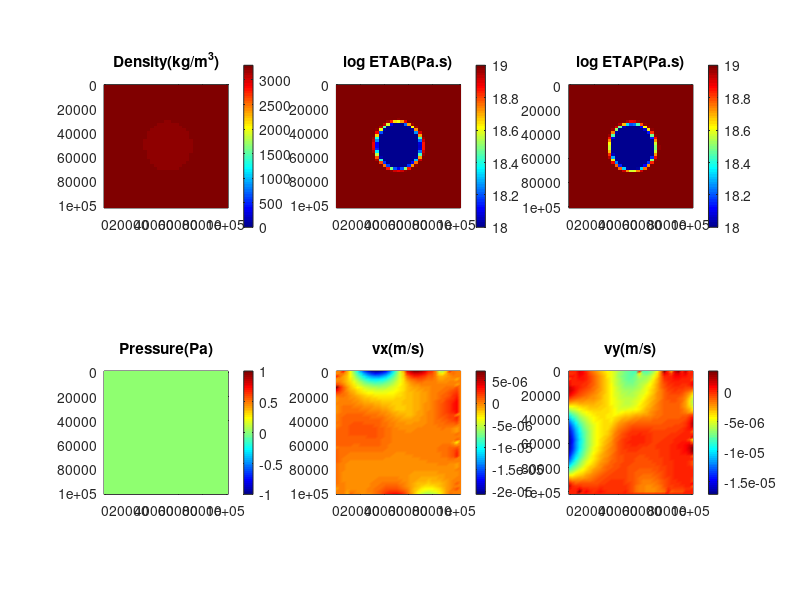

Write the MATLAB code that produced this figure. (Note: this script raises an error after producing the figure.)
%% Solving stocks and continuity equation
% using FD with staggered grid
% markers in cell 2D

% 1) Clear memory and figures
clear all;
clf

% 2) Define numerical model
% 2.1) define in staggerd grid
xsize=100*1000; % Horizontal model size, m
ysize=100*1000; % Vertical model size, m
Nx=35; % Horizontal grid resolution
Ny=45; % Vertical grid resolution
Nx1=Nx+1;
Ny1=Ny+1;
dx=xsize/(Nx-1); % Horizontal grid step, m
dy=ysize/(Ny-1); % Vertical grid step, m
x=0:dx:xsize+dx; % Horizontal coordinates of basic grid points, m
y=0:dy:ysize+dy; % Vertical coordinates of basic grid points, m
xVx=0:dx:xsize+dx; % Horizontal coordinates of vx grid points, m
yVx=-dy/2:dy:ysize+dy/2; % Vertical coordinates of vx grid points, m
xVy=-dx/2:dx:xsize+dx/2; % Horizontal coordinates of vy grid points, m
yVy=0:dy:ysize+dy; % Vertical coordinates of vy grid points, m
xP=-dx/2:dx:xsize+dx/2; % Horizontal coordinates of P grid points, m
yP=-dy/2:dy:ysize+dy/2; % Vertical coordinates of P grid points, m
Vx=zeros(Ny1,Nx1); % Vx, m/s
Vy=zeros(Ny1,Nx1); % Vy, m/s
P=zeros(Ny1,Nx1); % Pressure, Pa
gy=10; % Gravity acceleration, m/s^2


% 2.2) define lagrangian grid makers
Nxm=(Nx-1)*5; % Horizontal grid resolution
Nym=(Ny-1)*5; % Vertical grid resolution
Nm=Nxm*Nym;  % Number of markers
RHOm=zeros(Nm,1); % density in makers
ETAm=zeros(Nm,1); % viscosity in makers
xm=zeros(Nm,1); % Horizontal coordinates
ym=zeros(Nm,1); % Vertical coordinates
dxm=xsize/Nxm; % horizontal step, m
dym=ysize/Nym; % vertical step, m

% 2.3) define density on markers
C=[xsize/2,ysize/2];% center point
radius=20*1000; % radius of density anormaly,m
m=1;
for jm=1:1:Nxm
    for im=1:1:Nym
        % marker coordinates
        %         xm(m)=dxm/2+(jm-1)*dxm+(rand-0.5)*dxm;
        %         ym(m)=dym/2+(im-1)*dym+(rand-0.5)*dym;
        xm(m)=dxm/2+(jm-1)*dxm;
        ym(m)=dym/2+(im-1)*dym;
        % distance
        d=sqrt((xm(m)-C(1))^2+(ym(m)-C(2))^2); % distance between center point and each point
        if d <= radius
            RHOm(m)=3200;  % density
            ETAm(m)=1e18;
        else
            RHOm(m)=3300;  % density
            ETAm(m)=1e19;
        end
        m=m+1;
    end
end

% 2.4) Define global matrixes L(), R()
N=Nx1*Ny1*3; % Global number of unknowns
L=sparse(N,N); % Matrix of coefficients (left part)
R=zeros(N,1); % Vector of right parts


% 2.5) Boundary conditions: free slip=-1; No Slip=1
bc=-1;

% 2.6) Define time step
ntimesteps=10; % Number of time steps

% 3) Time step loop
for t=1:1:ntimesteps
    
    % 3.1) interpolate rho, eta, etaP from makers
    rho=zeros(Ny1,Nx1); % Density, kg/m^3, on Vy nodes
    eta=zeros(Ny1,Nx1); % Viscosity, Pa*s, on basic nodes
    etaP=zeros(Ny1,Nx1); % Viscosity, Pa*s, on pressure nodes
    
    RHOwtsum =zeros(Ny,Nx);
    WtRHOsum =zeros(Ny,Nx);
    ETAwtsum =zeros(Ny,Nx);
    WtETAsum =zeros(Ny,Nx);
    ETAPwtsum=zeros(Ny,Nx);
    WtETAPsum=zeros(Ny,Nx);
    % calculate the weight
    for m=1:1:Nm
        % for rho
        j=fix((xm(m)-xVy(1))/dx)+1;
        i=fix((ym(m)-yVy(1))/dy)+1;
        if i>(Ny-1)
            i=Ny-1;
        end
        if j>(Nx-1)
            j=Nx-1;
        end
        % distance
        dxmij=xm(m)-xVy(j);
        dymij=ym(m)-yVy(i);
        % weights
        wtmij =(1-dxmij/dx)*(1-dymij/dy);
        wtmi1j=(1-dxmij/dx)*(dymij/dy);
        wtmij1=(dxmij/dx)*(1-dymij/dy);
        wtmi1j1=(dxmij/dx)*(dymij/dy);
        %  i,j
        RHOwtsum(i,j)=RHOwtsum(i,j)+RHOm(m)*wtmij;
        WtRHOsum(i,j)=WtRHOsum(i,j)+wtmij;
        %  i,j+1
        RHOwtsum(i,j+1)=RHOwtsum(i,j+1)+RHOm(m)*wtmij1;
        WtRHOsum(i,j+1)=WtRHOsum(i,j+1)+wtmij1;
        %  i+1,j
        RHOwtsum(i+1,j)=RHOwtsum(i+1,j)+RHOm(m)*wtmi1j;
        WtRHOsum(i+1,j)=WtRHOsum(i+1,j)+wtmi1j;
        %  i+1,j+1
        RHOwtsum(i+1,j+1)=RHOwtsum(i+1,j+1)+RHOm(m)*wtmi1j1;
        WtRHOsum(i+1,j+1)=WtRHOsum(i+1,j+1)+wtmi1j1;
        
        % for eta
        j=fix((xm(m)-x(1))/dx)+1;
        i=fix((ym(m)-y(1))/dy)+1;
        if i>(Ny-1)
            i=Ny-1;
        end
        if j>(Nx-1)
            j=Nx-1;
        end
        % distance
        dxmij=xm(m)-x(j);
        dymij=ym(m)-y(i);
        % weights
        wtmij =(1-dxmij/dx)*(1-dymij/dy);
        wtmi1j=(1-dxmij/dx)*(dymij/dy);
        wtmij1=(dxmij/dx)*(1-dymij/dy);
        wtmi1j1=(dxmij/dx)*(dymij/dy);
        %  i,j
        ETAwtsum(i,j)=ETAwtsum(i,j)+ETAm(m)*wtmij;
        WtETAsum(i,j)=WtETAsum(i,j)+wtmij;
        %  i,j+1
        ETAwtsum(i,j+1)=ETAwtsum(i,j+1)+ETAm(m)*wtmij1;
        WtETAsum(i,j+1)=WtETAsum(i,j+1)+wtmij1;
        %  i+1,j
        ETAwtsum(i+1,j)=ETAwtsum(i+1,j)+ETAm(m)*wtmi1j;
        WtETAsum(i+1,j)=WtETAsum(i+1,j)+wtmi1j;
        %  i+1,j+1
        ETAwtsum(i+1,j+1)=ETAwtsum(i+1,j+1)+ETAm(m)*wtmi1j1;
        WtETAsum(i+1,j+1)=WtETAsum(i+1,j+1)+wtmi1j1;
        
        % for etaP
        j=fix((xm(m)-xP(1))/dx)+1;
        i=fix((ym(m)-yP(1))/dy)+1;
        if i>(Ny-1)
            i=Ny-1;
        end
        if j>(Nx-1)
            j=Nx-1;
        end
        % distance
        dxmij=xm(m)-xP(j);
        dymij=ym(m)-yP(i);
        % weights
        wtmij =(1-dxmij/dx)*(1-dymij/dy);
        wtmi1j=(1-dxmij/dx)*(dymij/dy);
        wtmij1=(dxmij/dx)*(1-dymij/dy);
        wtmi1j1=(dxmij/dx)*(dymij/dy);
        %  i,j
        ETAPwtsum(i,j)=ETAPwtsum(i,j)+ETAm(m)*wtmij;
        WtETAPsum(i,j)=WtETAPsum(i,j)+wtmij;
        %  i,j+1
        ETAPwtsum(i,j+1)=ETAPwtsum(i,j+1)+ETAm(m)*wtmij1;
        WtETAPsum(i,j+1)=WtETAPsum(i,j+1)+wtmij1;
        %  i+1,j
        ETAPwtsum(i+1,j)=ETAPwtsum(i+1,j)+ETAm(m)*wtmi1j;
        WtETAPsum(i+1,j)=WtETAPsum(i+1,j)+wtmi1j;
        %  i+1,j+1
        ETAPwtsum(i+1,j+1)=ETAPwtsum(i+1,j+1)+ETAm(m)*wtmi1j1;
        WtETAPsum(i+1,j+1)=WtETAPsum(i+1,j+1)+wtmi1j1;
    end
    % Calculate rho, eta, etaP
    for j=1:Nx
        for i=1:Ny
            rho(i,j)=RHOwtsum(i,j)/WtRHOsum(i,j);
            eta(i,j)=ETAwtsum(i,j)/WtETAsum(i,j);
            etaP(i,j)=ETAPwtsum(i,j)/WtETAPsum(i,j);
        end
    end

    % 3.2) Going through all points of the grid
    % composing respective equations
    for j=1:1:Nx1
        for i=1:1:Ny1
            % Define global index gVx, gVy, gP
            gVx=((j-1)*Ny1+(i-1))*3+1; % Vx
            gVy=gVx+1; % Vy
            gP =gVx+2; % P
            
            % 3.2a) Eq. for Vx (ghost BC x-stokes)
            if j==Nx1 % ghost nodes
                L(gVx,gVx)=1; % Left part
                R(gVx,1)=0; % Right part
            else
                if (i==1 || j==1 || j==Nx || i==Ny1 )    % Boundary Condition
                    L(gVx,gVx)=1; % Left part
                    R(gVx,1)=0; % Right part
                    % Top boundary
                    if (i==1)
                        L(gVx,gVx)=bc; % Left part
                        L(gVx,gVx+3)=1;
                    end
                    % Bottom boundary
                    if (i==Ny1)
                        L(gVx,gVx-3)=bc; % Left part
                        L(gVx,gVx)=1;
                    end
                else
                    % viscosity
                    eta1=eta(i-1,j);
                    eta2=eta(i,j);
                    etaP1=etaP(i,j);
                    etaP2=etaP(i,j+1);
                    % Left part
                    L(gVx,gVx-Ny1*3)=2*etaP1/dx^2;  % vx1
                    L(gVx,gVx-3)=eta1/dy^2;  % vx2
                    L(gVx,gVx)=-2*(etaP1+etaP2)/dx^2-(eta1+eta2)/dy^2; % v3
                    L(gVx,gVx+3)=eta2/dy^2; % vx4
                    L(gVx,gVx+Ny1*3)=2*etaP2/dx^2; % vx5
                    L(gVx,gVy-3)=eta1/dx/dy; % vy1
                    L(gVx,gVy)=-eta2/dx/dy; % vy2
                    L(gVx,gVy+Ny1*3-3)=-eta1/dx/dy; % vy3
                    L(gVx,gVy+Ny1*3)=eta2/dx/dy; % vy4
                    L(gVx,gP+Ny1*3)=-1/dx; % P2
                    L(gVx,gP)=1/dx; % P1
                    % Right part
                    R(gVx,1)=0;
                end
            end
            % 3.2b) Eq. for Vy (ghost BC x-stokes)
            if i==Ny1 % ghost nodes
                L(gVy,gVy)=1; % Left part
                R(gVy,1)=0; % Right part
            else
                if (j==1 || i==1 || i==Ny  || j==Nx1)    % Boundary Condition
                    L(gVy,gVy)=1; % Left part
                    R(gVy,1)=0; % Right part
                    
                    % Left boundary
                    if (j==1)
                        L(gVy,gVy+3*Ny1)=bc; % Left part
                        L(gVy,gVy)=1;
                    end
                    % Right boundary
                    if (j==Nx1)
                        L(gVy,gVy-3*Ny1)=bc; % Left part
                        L(gVy,gVy)=1;
                    end
                else
                    % viscosity
                    eta1=eta(i,j-1);
                    eta2=eta(i,j);
                    etaP1=etaP(i,j);
                    etaP2=etaP(i+1,j);
                    % Left part
                    L(gVy,gVy-Ny1*3)=eta1/dx^2; % vy1
                    L(gVy,gVy-3)=2*etaP1/dy^2; % vy2
                    L(gVy,gVy)=-2*(etaP2+etaP1)/dy^2-(eta2+eta1)/dx^2; % vy3
                    L(gVy,gVy+3)=2*etaP2/dy^2;  % vy4
                    L(gVy,gVy+Ny1*3)=eta2/dx^2;  % vy5
                    L(gVy,gVx-Ny1*3)=eta1/dx/dy; % vx1
                    L(gVy,gVx-Ny1*3+3)=-eta1/dx/dy; % vx2
                    L(gVy,gVx)=-eta2/dx/dy;  % vx3
                    L(gVy,gVx+3)=eta2/dx/dy; % vx4
                    L(gVy,gP)=1/dy;  %P1
                    L(gVy,gP+3)=-1/dy; %P2
                    % Right part
                    R(gVy,1)=-rho(i,j)*gy;
                end
            end
            
            % 3.2c) Eq. for P (ghost BC Continuity-eq)
            if ( i==1|| j==1 || i==Ny1 || j==Nx1 )  % ghost nodes
                L(gP,gP)=1; % Left part
                R(gP,1)=0; % Right part
            else
                if ( i==2 && j==2 )   % Boundary Condition
                    L(gP,gP)=1; % Left part
                    R(gP,1)=1e9; % Right part
                else
                    L(gP,gVx-Ny1*3)=-1/dx; %Vx1
                    L(gP,gVx)=1/dx; % Vx2
                    L(gP,gVy-3)=-1/dy; %Vy1
                    L(gP,gVy)=1/dy; %Vy2
                    R(gP,1)=0; % Right part
                end
            end
        end
    end
    % 3.3) Solving matrixes
    S=L\R;
    % 3.4) Reload S--> vx,vy,P
    Vx=zeros(Ny1,Nx1); % Vx, m/s
    Vy=zeros(Ny1,Nx1); % Vy, m/s
    P=zeros(Ny1,Nx1);
    for j=1:1:Nx1
        % Second loop - vertical index i
        for i=1:1:Ny1
            % Define global index g
            gVx=((j-1)*Ny1+(i-1))*3+1; % Vx
            gVy=gVx+1; % Vy
            gP=gVx+2; % P
            % Reload solution
            Vx(i,j)=S(gVx);
            Vy(i,j)=S(gVy);
            P(i,j)=S(gP);
        end
    end
    % 3.5) plot
    figure(1);colormap('Jet');
    subplot(2,3,1)
    pcolor(xVy,yVy,rho);%
    shading flat;
    axis ij image;
    colorbar
    title('Density(kg/m^3)')
    
    subplot(2,3,2)
    pcolor(x,y,log10(eta))
    shading flat;
    axis ij image;
    colorbar
    title('log ETAB(Pa.s)')
    
    subplot(2,3,3)
    pcolor(xP,yP,log10(etaP))
    shading flat;
    axis ij image;
    colorbar
    title('log ETAP(Pa.s)')
    
    subplot(2,3,4)
    pcolor(xP,yP,P)
    shading interp;
    axis ij image;
    colorbar
    title('Pressure(Pa)')
    
    subplot(2,3,5)
    pcolor(xVx,yVx,Vx)
    shading interp;
    axis ij image;
    colorbar
    title('vx(m/s)')
    
    subplot(2,3,6)
    pcolor(xVy,yVy,Vy)
    shading interp;
    axis ij image;
    colorbar
    title('vy(m/s)')
    pause(0.01)
    
    % 3.6) define timestep
    Vxmax=max(max(abs(Vx)));
    Vymax=max(max(abs(Vy)));
    dt=1e+30;
    if (dt>0.5*dx/Vxmax)
        dt=0.5*dx/Vxmax;
    end
    if (dt>0.5*dy/Vymax)
        dt=0.5*dy/Vymax;
    end
    
    % 3.7) move markers
    % 3.7a) interpolate velocity to makers
    for m=1:1:Nm
        % for vx points
        j=fix((xm(m)-xVx(1))/dx)+1;
        i=fix((ym(m)-yVx(1))/dy)+1;
        if(j<1)
            j=1;
        elseif(j>Nx-1)
            j=Nx-1;
        end
        if(i<1)
            i=1;
        elseif(i>Ny)
            i=Ny;
        end
        % distance
        dxmij=xm(m)-xVx(j);
        dymij=ym(m)-yVx(i);
        % weights
        wtmij =(1-dxmij/dx)*(1-dymij/dy);
        wtmi1j=(1-dxmij/dx)*(dymij/dy);
        wtmij1=(dxmij/dx)*(1-dymij/dy);
        wtmi1j1=(dxmij/dx)*(dymij/dy);
        % vx velocity
        vxm=Vx(i,j)*wtmij+Vx(i+1,j)*wtmi1j+...
            Vx(i,j+1)*wtmij1+Vx(i+1,j+1)*wtmi1j1;
        
        % for vy points
        j=fix((xm(m)-xVy(1))/dx)+1;
        i=fix((ym(m)-yVy(1))/dy)+1;
        if(j<1)
            j=1;
        elseif(j>Nx)
            j=Nx;
        end
        if(i<1)
            i=1;
        elseif(i>Ny-1)
            i=Ny-1;
        end
        dxmij=xm(m)-xVy(j);
        dymij=ym(m)-yVy(i);
        wtmij =(1-dxmij/dx)*(1-dymij/dy);
        wtmi1j=(1-dxmij/dx)*(dymij/dy);
        wtmij1=(dxmij/dx)*(1-dymij/dy);
        wti1j1=(dxmij/dx)*(dymij/dy);
        % vy velocity
        vym=Vy(i,j)*wtmij+Vy(i+1,j)*wtmi1j+...
            Vy(i,j+1)*wtmij1+Vy(i+1,j+1)*wtmi1j1;
        
        % move makers
        xm(m)=xm(m)+dt*vxm;
        ym(m)=ym(m)+dt*vym;
    end   
end

% FREE SLIP 
aaa(1,1)=P(7,5);   % STEP1:  1374925092.91932        STEP10: 1374890082.55988
aaa(2,1)=Vx(7,5);  % STEP1:  -1.73770057946995e-09   STEP10: -2.06597098103458e-09
aaa(3,1)=Vy(7,5);  % STEP1: 1.78377334721631e-09     STEP10: 2.20165981984881e-09

format long e
disp(aaa)
